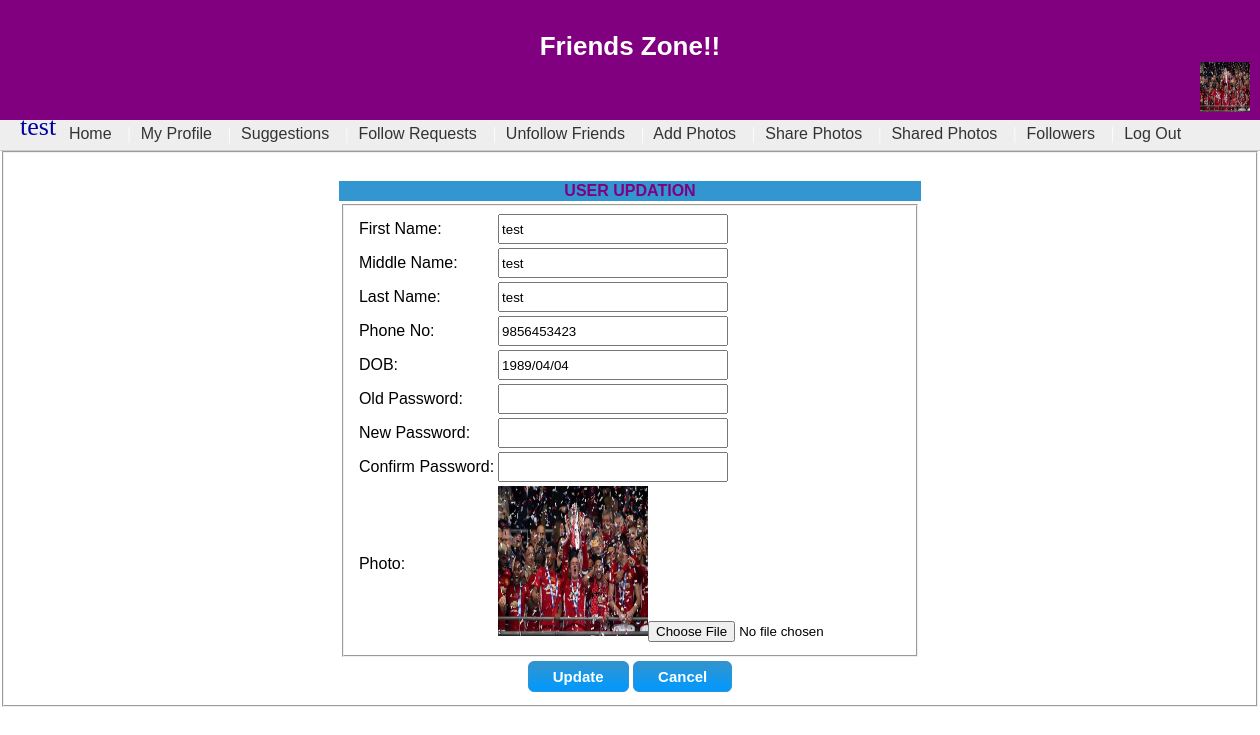
Page /User/edit_personal.php (signed in) on the committed database.
### tables this page shows
CREATE TABLE IF NOT EXISTS `user_reg` (
  `id` int(11) NOT NULL AUTO_INCREMENT,
  `fname` varchar(30) NOT NULL,
  `mname` varchar(30) NOT NULL,
  `lname` varchar(30) NOT NULL,
  `phone_no` bigint(20) NOT NULL,
  `email_id` varchar(50) NOT NULL,
  `password` varchar(50) NOT NULL,
  `dob` varchar(50) NOT NULL,
  `photo` varchar(220) NOT NULL,
  PRIMARY KEY (`id`)
);

### User/edit_personal.php (the view, shortened to what this page needs)
<?php
include("../header.php");
include("user_mainmenu.php");
include("../calendar.php");
include("../db/connection.php");
?>
<html>
<head>
<link rel="stylesheet" href="../header.css">
<html>
<head>
<body>
</head>
<body>
<?php
$result=mysqli_query($con,"SELECT * FROM user_reg WHERE id='$id'");
$row=mysqli_fetch_array($result);
?>
<form method="post" name="user_regform" id="user_regform" enctype="multipart/form-data">
 <fieldset>
<table id="form_table" border="0" align="center" style="margin-top:20px;">
<tr>
<th colspan="3" align="center"><font size="3" color="#800080">USER UPDATION</font></th>
 </tr>
 <tr>
 <td>
 <fieldset>
<table>
<tr>
	<td>First Name:</td>
	<td><input type="text" name="fname" value="<?php echo $row['fname']; ?>" /></td>
</tr>
<tr>
	<td>Middle Name:</td>
	<td><input type="text" name="mname" value="<?php echo $row['mname']; ?>"/></td>
</tr>
<tr>
	<td>Last Name:</td>
	<td><input type="text" name="lname" value="<?php echo $row['lname']; ?>"/></td>
</tr>
<tr>
	<td>Phone No:</td>
	<td><input type="text" name="phone_no" value="<?php echo $row['phone_no']; ?>"/></td>
</tr>
<tr>
	<td>DOB:</td>
	<td><input type="text" name="dob" id="dob" value="<?php echo $row['dob']; ?>"/></td>
</tr>
<tr>
	<td>Old Password:</td>
	<td>
    <input type="password" name="old_password" id="old_password"/></td>
</tr>
<tr>
	<td>New Password:</td>
	<td><input type="password" name="password" id="password"/></td>
</tr>
<tr>
	<td>Confirm Password:</td>
	<td><input type="password" name="password1" id="password1"/></td>
</tr>
<tr>
	<td>Photo:</td>
	<td><img src="<?php echo $row['photo']; ?>" width="150" height="150"><input type="file" name="photo"/></td>
</tr>
</table>
</fieldset>
</td>
</tr>
<tr>
<td colspan="3" align="center"><input type="submit" value="Update" name="update" id="button" />
<button type="button" name="cancel" id="button" onClick="window.location.href='my_profile.php'">Cancel</button></td>
</tr>
</table>
</fieldset>
</form>
</body>
</html>

### header.php (shortened to what this page needs)
<?php
$id=$_SESSION['id'];
if($_SESSION['id']=="")
{
	?>
<title>Photo sharing web service</title>
<div id="header">
    <br />
      <center>
         <span id="head_white">
           Friends Zone!!
         </span>
 </center>
  </div>
  <?php
}
else
{
include("../db/connection.php");
$result=mysqli_query($con,"SELECT fname,photo FROM user_reg WHERE id='$id'");
$row=mysqli_fetch_array($result);
?>
<div id="header">
    <br />
      <center>
         <span id="head_white">
           Friends Zone!!
         </span>
 </center>
 <span style="margin-left:1200px;">
           <img src="<?php echo $row['photo']; ?>" width="50" height="50"><span style="color:#0000A0; margin-left:20px; font-family:'Comic Sans MS', cursive;"><?php echo $row['fname']; ?></span>
         </span>
  </div>
  <?php
}
?>

### header.css (style rules this page uses)
body { margin: 0px auto; }
#form_table { font-family:"Trebuchet MS", Arial, Helvetica, sans-serif; color:#333; margin-top:20px; }
#form_table th { background:#3296D1; color:#FFF; }
#form_table input[type="text"] { width:230px; height:30px; }
#form_table input[type="password"] { width:230px; height:30px; }
#form_table input[type="submit"] { -moz-box-shadow:inset 0px 1px 0px 0px #3194CF; -webkit-box-shadow:inset 0px 1px 0px 0px #3194CF; box-shadow:inset 0px 1px 0px 0px #3194CF; background:-webkit-gradient( linear, left top, left bottom, color-stop(0.05, #3194CF), color-stop(1, #0099FF) ); background:-moz-linear-gradient( center top, #3194CF 5%, #0099FF 100% ); filter:progid:DXImageTransform.Microsoft.gradient(startColorstr='#3194CF', endColorstr='#0099FF'); background-color:#0099FF; -moz-border-radius:6px; -webkit-border-radius:6px; border-radius:6px; border:1px solid #3194CF; display:inline-block; color:#ffffff; font-family:arial; font-size:15px; font-weight:bold; padding:6px 24px; text-decoration:none; text-shadow:1px 1px 0px #0099FF; }
#form_table button { -moz-box-shadow:inset 0px 1px 0px 0px #3194CF; -webkit-box-shadow:inset 0px 1px 0px 0px #3194CF; box-shadow:inset 0px 1px 0px 0px #3194CF; background:-webkit-gradient( linear, left top, left bottom, color-stop(0.05, #3194CF), color-stop(1, #0099FF) ); background:-moz-linear-gradient( center top, #3194CF 5%, #0099FF 100% ); filter:progid:DXImageTransform.Microsoft.gradient(startColorstr='#3194CF', endColorstr='#0099FF'); background-color:#0099FF; -moz-border-radius:6px; -webkit-border-radius:6px; border-radius:6px; border:1px solid #3194CF; display:inline-block; color:#ffffff; font-family:arial; font-size:15px; font-weight:bold; padding:6px 24px; text-decoration:none; text-shadow:1px 1px 0px #0099FF; }
#header { width:100%; height:120px; background: purple; color:#FFF; font-size:26px; font-family:Tahoma, Geneva, sans-serif; }
#head_white { color:#fff; font-size:26px; font-weight:bold; }

### rows in the picture
user_reg: photo (picture), fname "test", mname "test", lname "test", phone_no "9856453423", dob "1989/04/04"
